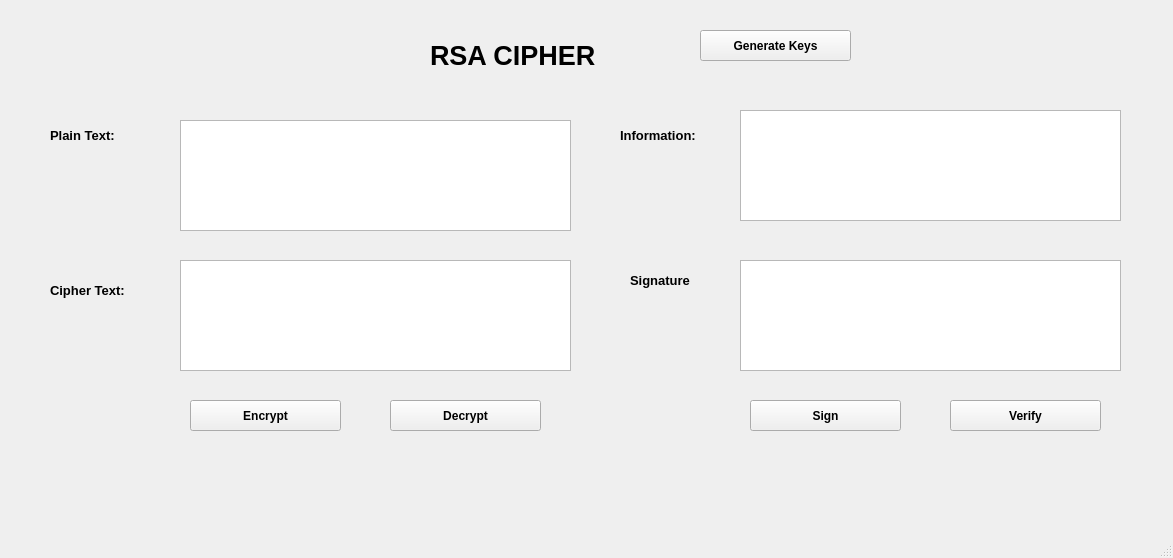
<?xml version="1.0" encoding="UTF-8"?>
<ui version="4.0">
 <class>MainWindow</class>
 <widget class="QMainWindow" name="MainWindow">
  <property name="geometry">
   <rect>
    <x>0</x>
    <y>0</y>
    <width>1173</width>
    <height>558</height>
   </rect>
  </property>
  <property name="windowTitle">
   <string>MainWindow</string>
  </property>
  <widget class="QWidget" name="centralwidget">
   <widget class="QLabel" name="label">
    <property name="geometry">
     <rect>
      <x>430</x>
      <y>30</y>
      <width>261</width>
      <height>51</height>
     </rect>
    </property>
    <property name="font">
     <font>
      <pointsize>20</pointsize>
      <weight>75</weight>
      <bold>true</bold>
     </font>
    </property>
    <property name="text">
     <string>RSA CIPHER</string>
    </property>
   </widget>
   <widget class="QLabel" name="label_2">
    <property name="geometry">
     <rect>
      <x>50</x>
      <y>120</y>
      <width>101</width>
      <height>31</height>
     </rect>
    </property>
    <property name="font">
     <font>
      <pointsize>10</pointsize>
      <weight>75</weight>
      <bold>true</bold>
     </font>
    </property>
    <property name="text">
     <string>Plain Text:</string>
    </property>
   </widget>
   <widget class="QLabel" name="label_3">
    <property name="geometry">
     <rect>
      <x>620</x>
      <y>120</y>
      <width>121</width>
      <height>31</height>
     </rect>
    </property>
    <property name="font">
     <font>
      <pointsize>10</pointsize>
      <weight>75</weight>
      <bold>true</bold>
     </font>
    </property>
    <property name="text">
     <string>Information:</string>
    </property>
   </widget>
   <widget class="QLabel" name="label_4">
    <property name="geometry">
     <rect>
      <x>50</x>
      <y>270</y>
      <width>121</width>
      <height>41</height>
     </rect>
    </property>
    <property name="font">
     <font>
      <pointsize>10</pointsize>
      <weight>75</weight>
      <bold>true</bold>
     </font>
    </property>
    <property name="text">
     <string>Cipher Text:</string>
    </property>
   </widget>
   <widget class="QLabel" name="label_5">
    <property name="geometry">
     <rect>
      <x>630</x>
      <y>270</y>
      <width>111</width>
      <height>21</height>
     </rect>
    </property>
    <property name="font">
     <font>
      <pointsize>10</pointsize>
      <weight>75</weight>
      <bold>true</bold>
     </font>
    </property>
    <property name="text">
     <string>Signature</string>
    </property>
   </widget>
   <widget class="QTextEdit" name="txt_plaintext">
    <property name="geometry">
     <rect>
      <x>180</x>
      <y>120</y>
      <width>391</width>
      <height>111</height>
     </rect>
    </property>
   </widget>
   <widget class="QTextEdit" name="txt_ciphertext">
    <property name="geometry">
     <rect>
      <x>180</x>
      <y>260</y>
      <width>391</width>
      <height>111</height>
     </rect>
    </property>
   </widget>
   <widget class="QTextEdit" name="txt_info">
    <property name="geometry">
     <rect>
      <x>740</x>
      <y>110</y>
      <width>381</width>
      <height>111</height>
     </rect>
    </property>
   </widget>
   <widget class="QTextEdit" name="txt_sign">
    <property name="geometry">
     <rect>
      <x>740</x>
      <y>260</y>
      <width>381</width>
      <height>111</height>
     </rect>
    </property>
   </widget>
   <widget class="QPushButton" name="btn_gen_keys">
    <property name="geometry">
     <rect>
      <x>700</x>
      <y>30</y>
      <width>151</width>
      <height>31</height>
     </rect>
    </property>
    <property name="font">
     <font>
      <pointsize>9</pointsize>
      <weight>75</weight>
      <bold>true</bold>
     </font>
    </property>
    <property name="text">
     <string>Generate Keys</string>
    </property>
   </widget>
   <widget class="QPushButton" name="btn_encrypt">
    <property name="geometry">
     <rect>
      <x>190</x>
      <y>400</y>
      <width>151</width>
      <height>31</height>
     </rect>
    </property>
    <property name="font">
     <font>
      <pointsize>9</pointsize>
      <weight>75</weight>
      <bold>true</bold>
     </font>
    </property>
    <property name="text">
     <string>Encrypt</string>
    </property>
   </widget>
   <widget class="QPushButton" name="btn_decrypt">
    <property name="geometry">
     <rect>
      <x>390</x>
      <y>400</y>
      <width>151</width>
      <height>31</height>
     </rect>
    </property>
    <property name="font">
     <font>
      <pointsize>9</pointsize>
      <weight>75</weight>
      <bold>true</bold>
     </font>
    </property>
    <property name="text">
     <string>Decrypt</string>
    </property>
   </widget>
   <widget class="QPushButton" name="btn_sign">
    <property name="geometry">
     <rect>
      <x>750</x>
      <y>400</y>
      <width>151</width>
      <height>31</height>
     </rect>
    </property>
    <property name="font">
     <font>
      <pointsize>9</pointsize>
      <weight>75</weight>
      <bold>true</bold>
     </font>
    </property>
    <property name="text">
     <string>Sign</string>
    </property>
   </widget>
   <widget class="QPushButton" name="btn_verify">
    <property name="geometry">
     <rect>
      <x>950</x>
      <y>400</y>
      <width>151</width>
      <height>31</height>
     </rect>
    </property>
    <property name="font">
     <font>
      <pointsize>9</pointsize>
      <weight>75</weight>
      <bold>true</bold>
     </font>
    </property>
    <property name="text">
     <string>Verify</string>
    </property>
   </widget>
  </widget>
  <widget class="QMenuBar" name="menubar">
   <property name="geometry">
    <rect>
     <x>0</x>
     <y>0</y>
     <width>1173</width>
     <height>26</height>
    </rect>
   </property>
  </widget>
  <widget class="QStatusBar" name="statusbar"/>
 </widget>
 <resources/>
 <connections/>
</ui>
